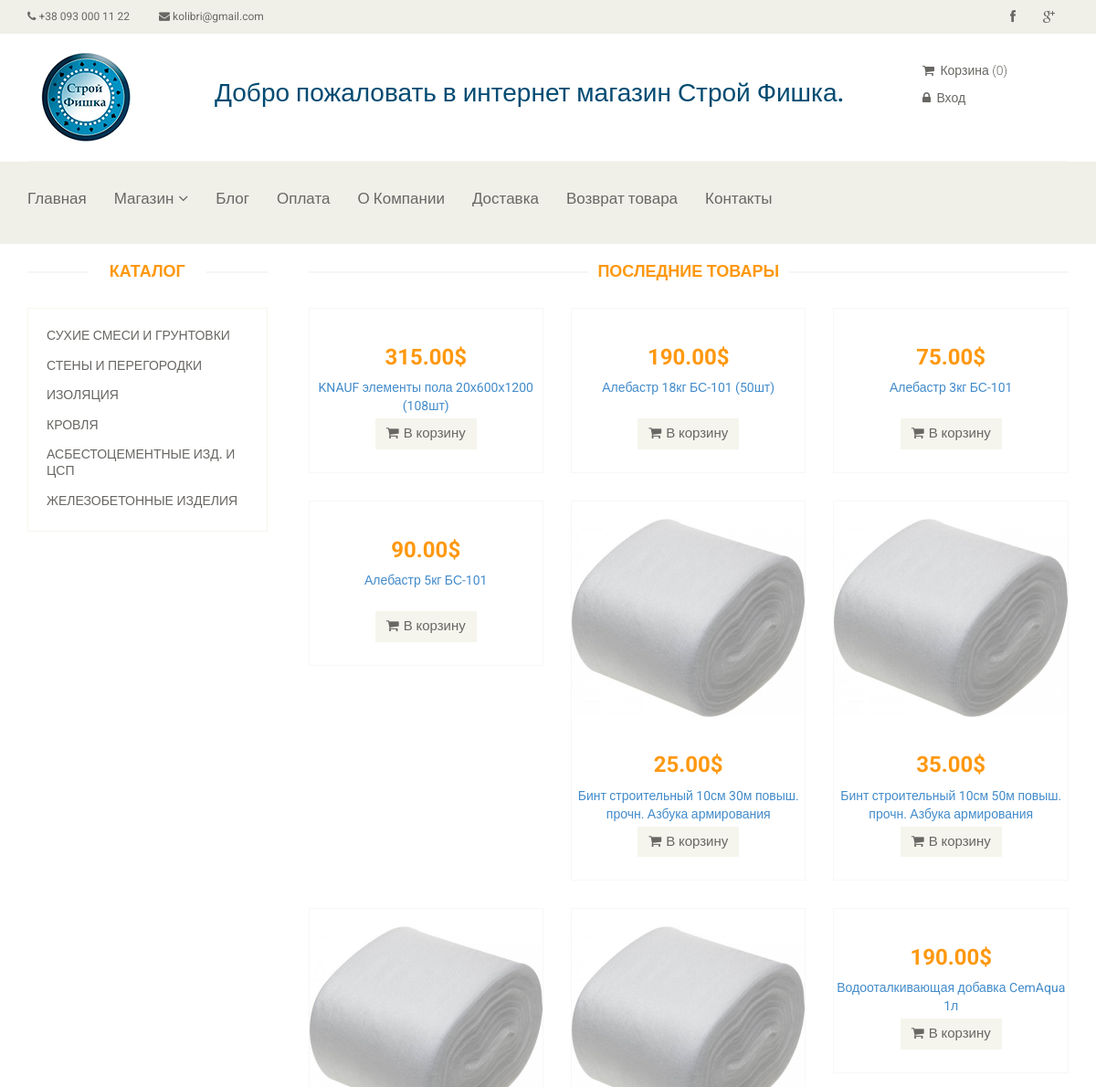
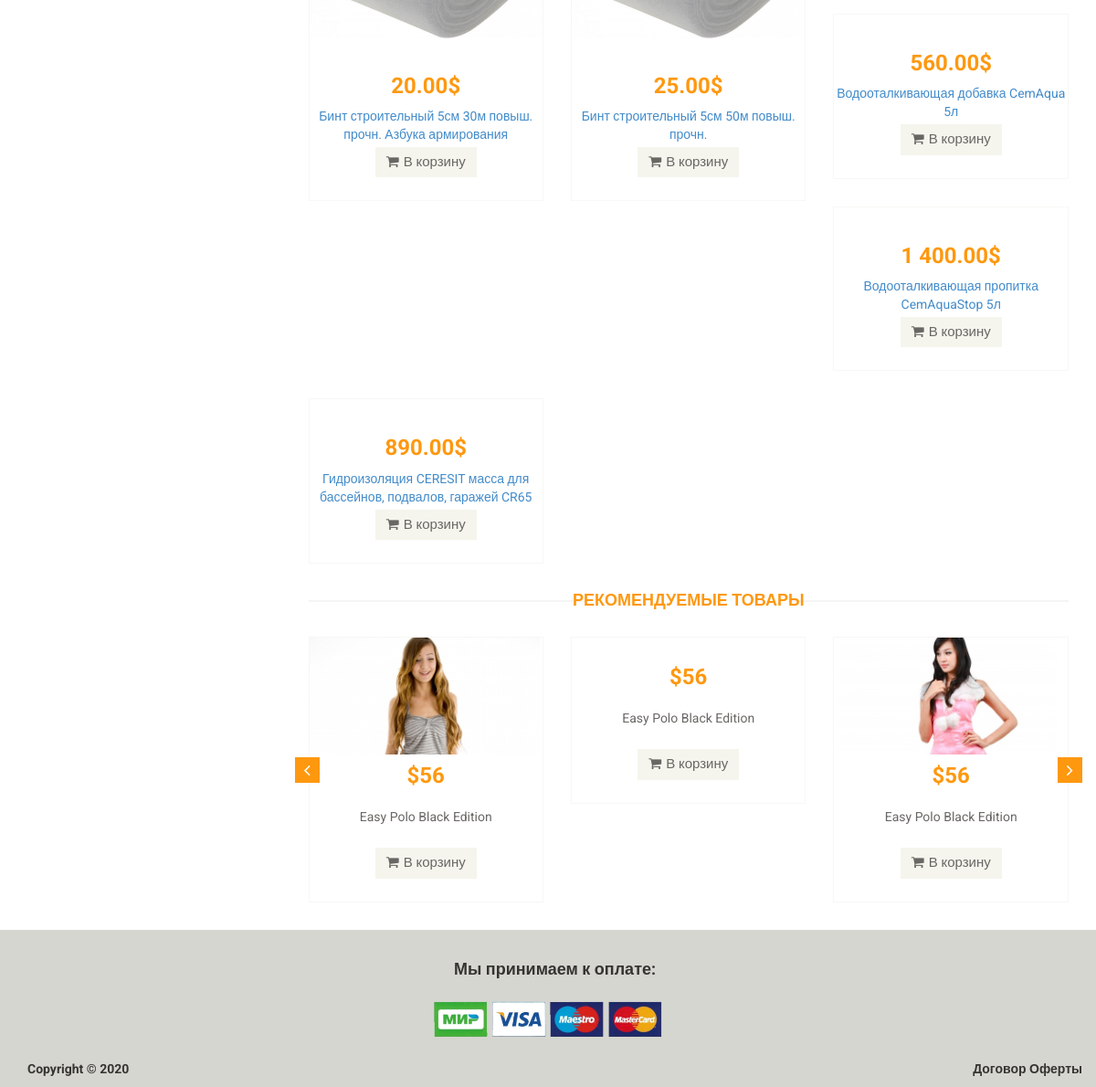
The page / on the database its author committed (2 pictures, top to bottom).
### tables this page shows
CREATE TABLE `category` (
  `id` int(11) NOT NULL,
  `name` varchar(255) NOT NULL,
  `sort_order` int(11) NOT NULL DEFAULT '0',
  `status` int(11) NOT NULL DEFAULT '1'
);

CREATE TABLE `product` (
  `id` int(11) NOT NULL,
  `name` varchar(255) NOT NULL,
  `category_id` int(11) NOT NULL,
  `code` int(11) NOT NULL,
  `price` varchar(255) NOT NULL,
  `availability` int(11) NOT NULL,
  `brand` varchar(255) DEFAULT NULL,
  `image` varchar(255) NOT NULL,
  `description` text NOT NULL,
  `is_new` int(11) NOT NULL DEFAULT '0',
  `is_recomended` int(11) NOT NULL DEFAULT '0',
  `status` int(11) NOT NULL DEFAULT '1'
);

### config/routes.php (called while the page is built)
<?php
return array(
    'product/([0-9]+)'=> 'product/view/$1',
    'catalog' => 'catalog/index',
    'view-ajax.php'=>'ajax/MakeAjax',
    'category/([0-9]+)/page-([0-9]+)' => 'catalog/category/$1/$2',
    'category/([0-9]+)' => 'catalog/category/$1',
    'cart/checkout' => 'cart/checkout',
    'cart/add/([0-9]+)' => 'cart/add/$1',
    'cart/addAjax/([0-9]+)' => 'cart/addAjax/$1',
    'cart/delete/([0-9]+)' => 'cart/delete/$1',
    'cart' => 'cart/index',
    'user/order/([0-9]+)' => 'user/order/$1',
    'user/showSecondTableAjax' => 'user/showSecondTableAjax',
    'user/testAjax' => 'user/testAjax',
    'user/register' => 'user/register',
    'user/login' => 'user/login',
    'user/logout' => 'user/logout',
    'cabinet/order' => 'cabinet/order',
    'cabinet' => 'cabinet/index',
    'user/company' => 'cabinet/company',
    'register/user' => 'user/newcompany',
    'contacts' => 'site/contact',
    'about' => 'site/about',
    'blog' => 'news/index',
    'payment' => 'site/payment',
    'delivery' => 'site/delivery',
    'return' => 'site/return',
    'returnnoquality' => 'site/returnNoQuality',
    'returnquality' => 'site/returnQuality',
    'error' => 'site/error',
    ''=> 'site/index',
);
?>

### controllers/SiteController.php (called while the page is built, shortened)
<?php
include_once ROOT.'/models/Category.php';
include_once ROOT.'/models/Product.php';
class SiteController
{
    public function actionIndex()
    {
        $categories = Category::getCategoriesList();
        $latestProducts = Product::getLatestProducts();
        require_once(ROOT.'/views/site/index.php');
        return true;
    }
}
?>

### index.php (called while the page is built, shortened)
<?php
$router = new Router;
$router->run();
?>

### models/Category.php (called while the page is built)
<?php
class Category
{
    public static function getCategoriesList()
    {
        $db = Db::getConnection();
        $categoryList = array();
        $result = $db->query('SELECT id, name FROM category ORDER BY sort_order ASC');
        $i = 0;
        while($row = $result->fetch()){
            $categoryList[$i]['id'] = $row['id'];
            $categoryList[$i]['name'] = $row['name'];
            $i++;
        }
        return $categoryList;
    }
}
?>

### models/Product.php (called while the page is built, shortened)
<?php
class Product
{
    public static function getLatestProducts($count = self::SHOW_BY_DEFAULT)
    {
        $count = intval($count);
        $db = Db::getConnection();
        $productsList = array();
        $result = $db->query('SELECT id, name, price, image, availability, is_new FROM product WHERE status = "1" ORDER BY id ASC LIMIT ' . $count);
        $i = 0;
        while ($row = $result->fetch()) {
            $productsList[$i]['id'] = $row['id'];
            $productsList[$i]['name'] = $row['name'];
            $productsList[$i]['image'] = $row['image'];
            $productsList[$i]['price'] = $row['price'];
            $productsList[$i]['availability'] = $row['availability'];
            $productsList[$i]['is_new'] = $row['is_new'];
            $i++;
        }
        return $productsList;
    }
}
?>

### views/site/index.php (the view, shortened to what this page needs)
<?php include ROOT . '/views/layouts/header.php'; ?>
<section>
    <div class="container">
        <div class="row">
            <div class="col-sm-3">
                <div class="left-sidebar">
                    <h2>Каталог</h2>
                    <div class="panel-group category-products">
                        <?php foreach ($categories as $categoryItem): ?>
                            <div class="panel panel-default">
                                <div class="panel-heading">
                                    <h4 class="panel-title">
                                        <a href="/category/<?php echo $categoryItem['id'];?>">
                                            <?php echo $categoryItem['name'];?>
                                        </a>
                                    </h4>
                                </div>
                            </div>
                        <?php endforeach; ?>
                    </div>
                </div>
            </div>
            <div class="col-sm-9 padding-right">
                <div class="features_items">
                    <h2 class="title text-center">Последние товары</h2>
                    <?php foreach ($latestProducts as $product): ?>
                        <div class="col-sm-4">
                            <div class="product-image-wrapper">
                                <div class="single-products">
                                    <div class="productinfo text-center">
                                        <img src="/upload/images/products/<?php echo $product['image']; ?>" alt="" />
                                        <h2><?php echo $product['price'];?>$</h2>
                                        <p>
                                            <a href="/product/<?php echo $product['id'];?>">
                                                <?php echo $product['name'];?>
                                            </a>
                                        </p>
                                        <a href="#" data-id="<?php echo $product['id']; ?>" class="btn btn-default add-to-cart"><i class="fa fa-shopping-cart"></i>В корзину</a>
                                    </div>
                                </div>
                            </div>
                        </div>
                    <?php endforeach;?>
                </div>
                <div class="recommended_items">
                    <h2 class="title text-center">Рекомендуемые товары</h2>
                    <div id="recommended-item-carousel" class="carousel slide" data-ride="carousel">
                        <div class="carousel-inner">
                            <div class="item active">
                                <div class="col-sm-4">
                                    <div class="product-image-wrapper">
                                        <div class="single-products">
                                            <div class="productinfo text-center">
                                                <img src="/template/images/home/recommend1.jpg" alt="" />
                                                <h2>$56</h2>
                                                <p>Easy Polo Black Edition</p>
                                                <a href="#" data-id="10" class="btn btn-default add-to-cart"><i class="fa fa-shopping-cart"></i>В корзину</a>
                                            </div>
                                        </div>
                                    </div>
                                </div>
                                <div class="col-sm-4">
                                    <div class="product-image-wrapper">
                                        <div class="single-products">
                                            <div class="productinfo text-center">
                                                <h2>$56</h2>
                                                <p>Easy Polo Black Edition</p>
                                                <a href="#" class="btn btn-default add-to-cart"><i class="fa fa-shopping-cart"></i>В корзину</a>
                                            </div>
                                        </div>
                                    </div>
                                </div>
                                <div class="col-sm-4">
                                    <div class="product-image-wrapper">
                                        <div class="single-products">
                                            <div class="productinfo text-center">
                                                <img src="/template/images/home/recommend3.jpg" alt="" />
                                                <h2>$56</h2>
                                                <p>Easy Polo Black Edition</p>
                                                <a href="#" class="btn btn-default add-to-cart"><i class="fa fa-shopping-cart"></i>В корзину</a>
                                            </div>
                                        </div>
                                    </div>
                                </div>
                            </div>
                        </div>
                        <a class="left recommended-item-control" href="#recommended-item-carousel" data-slide="prev">
                            <i class="fa fa-angle-left"></i>
                        </a>
                        <a class="right recommended-item-control" href="#recommended-item-carousel" data-slide="next">
                            <i class="fa fa-angle-right"></i>
                        </a>
                    </div>
                </div>
            </div>
        </div>
    </div>
</section>
<?php include ROOT . '/views/layouts/footer.php'; ?>

### components/Router.php (shortened to what this page needs)
<?php
class Router
{
    private $routes;
    public function __construct()
    {
        $routesPath = ROOT. '/config/routes.php';
        $this->routes = include($routesPath);
    }
    private function getURI()
    {
        if(!empty($_SERVER['REQUEST_URI'])){
            return trim($_SERVER['REQUEST_URI'], '/');
        }
    }
    public function run()
    {
        $uri = $this->getURI();
        foreach ($this->routes as $uriPattern => $path){
            if (preg_match("~$uriPattern~", $uri)){
                $internalRoute = preg_replace("~$uriPattern~", $path, $uri);
                $segments = explode('/', $internalRoute);
                $controllerName = array_shift($segments). 'Controller';
                $actionName = 'action'.ucfirst(array_shift($segments));
                $parameters = $segments;
                $controllerObject = new $controllerName;
                $result = call_user_func_array(array($controllerObject, $actionName), $parameters);
                if ($result != null){
                    break;
                }
            };
        };
    }
}
?>

### rows shown on the page
category: name "СУХИЕ СМЕСИ И ГРУНТОВКИ"
category: name "СТЕНЫ И ПЕРЕГОРОДКИ"
category: name "ИЗОЛЯЦИЯ"
category: name "КРОВЛЯ"
category: name "АСБЕСТОЦЕМЕНТНЫЕ ИЗД. И ЦСП"
category: name "ЖЕЛЕЗОБЕТОННЫЕ ИЗДЕЛИЯ"
product: price "315.00", name "KNAUF элементы пола 20х600х1200 (108шт)"
product: price "190.00", name "Алебастр 18кг БС-101 (50шт)"
product: price "75.00", name "Алебастр 3кг БС-101"
product: price "90.00", name "Алебастр 5кг БС-101"
product: image (picture), price "25.00", name "Бинт строительный 10см 30м повыш. прочн. Азбука армирования"
product: image (picture), price "35.00", name "Бинт строительный 10см 50м повыш. прочн. Азбука армирования"
product: image (picture), price "20.00", name "Бинт строительный 5см 30м повыш. прочн. Азбука армирования"
product: image (picture), price "25.00", name "Бинт строительный 5см 50м повыш. прочн."
product: price "190.00", name "Водооталкивающая добавка CemAqua 1л"
product: price "560.00", name "Водооталкивающая добавка CemAqua 5л"
product: price "1 400.00", name "Водооталкивающая пропитка CemAquaStop 5л"
product: price "890.00", name "Гидроизоляция CERESIT масса для бассейнов, подвалов, гаражей CR65…"
